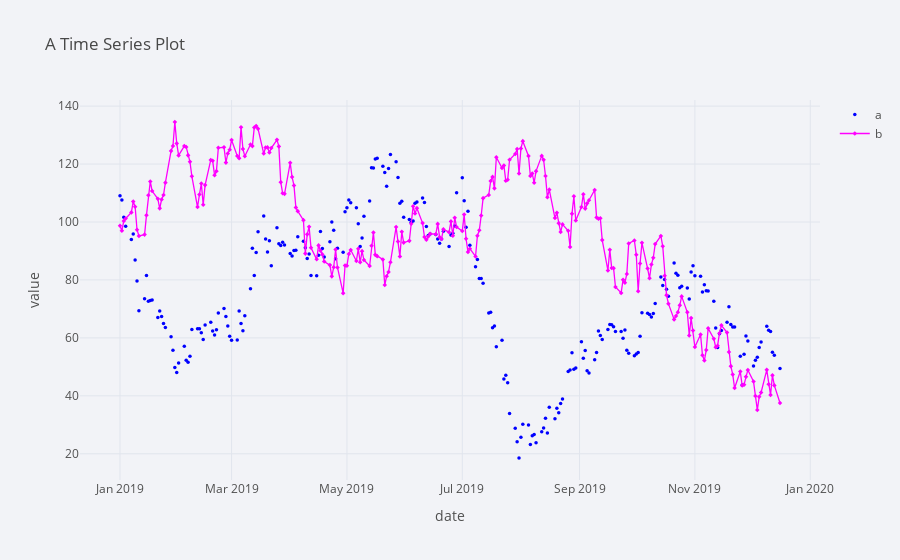

Here is the notebook cell this chart was saved with:
### Code cell
plyo.iplot(
    df[['a', 'b']].iplot(asFigure=True,
    theme='polar',
    title='A Time Series Plot',
    xTitle='date',
    yTitle='value',
    mode={'a': 'markers', 'b': 'lines+markers'},
    symbol={'a': 'circle', 'b': 'diamond'},
    size=3.5,
    colors={'a': 'blue', 'b': 'magenta'}),
    image='png',
    filename='ply_02'
)

### Figure 1 — Plotly figure (JSON) as saved in the notebook; plotly's stock layout.template omitted (floating-point values rounded to 4 significant figures; data arrays with more than 128 entries replaced by an {"elided": "..."} marker saying what was removed)
{"data": [{"line": {"color": "blue", "dash": "solid", "shape": "linear", "width": 1.3}, "marker": {"size": 3.5, "symbol": "circle"}, "mode": "markers", "name": "a", "text": "", "type": "scatter", "x": {"elided": "250 str values"}, "y": {"elided": "250 float values"}}, {"line": {"color": "magenta", "dash": "solid", "shape": "linear", "width": 1.3}, "marker": {"size": 3.5, "symbol": "diamond"}, "mode": "lines+markers", "name": "b", "text": "", "type": "scatter", "x": {"elided": "250 str values"}, "y": {"elided": "250 float values"}}], "layout": {"legend": {"bgcolor": "#F2F3F7", "font": {"color": "#505050"}}, "paper_bgcolor": "#F2F3F7", "plot_bgcolor": "#F2F3F7", "title": {"font": {"color": "#484848"}, "text": "A Time Series Plot"}, "xaxis": {"gridcolor": "#E1E5ED", "showgrid": true, "tickfont": {"color": "#505050"}, "title": {"font": {"color": "#505050"}, "text": "date"}, "zerolinecolor": "#E1E5ED"}, "yaxis": {"gridcolor": "#E1E5ED", "showgrid": true, "tickfont": {"color": "#505050"}, "title": {"font": {"color": "#505050"}, "text": "value"}, "zerolinecolor": "#E1E5ED"}}}
